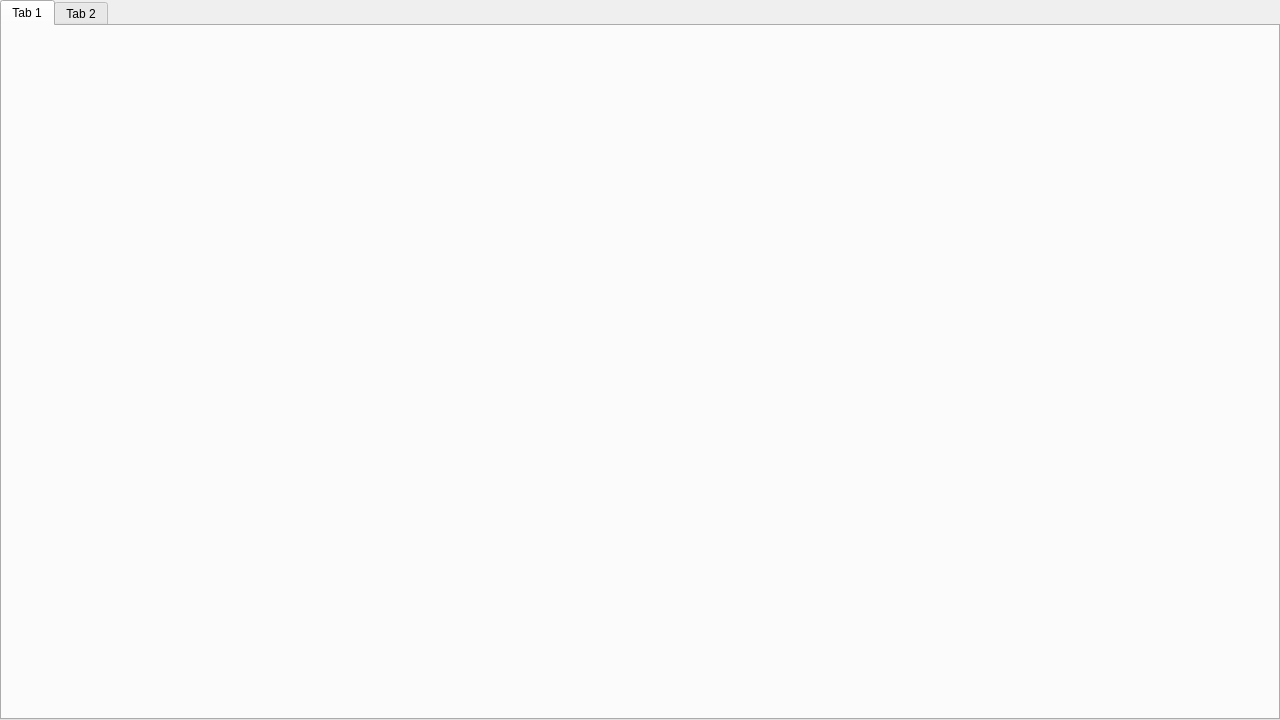
<?xml version="1.0" encoding="UTF-8"?>
<ui version="4.0">
 <class>MainWidget</class>
 <widget class="QWidget" name="MainWidget">
  <property name="geometry">
   <rect>
    <x>0</x>
    <y>0</y>
    <width>1280</width>
    <height>720</height>
   </rect>
  </property>
  <property name="windowTitle">
   <string>Form</string>
  </property>
  <layout class="QVBoxLayout" name="verticalLayout">
   <property name="leftMargin">
    <number>0</number>
   </property>
   <property name="topMargin">
    <number>0</number>
   </property>
   <property name="rightMargin">
    <number>0</number>
   </property>
   <property name="bottomMargin">
    <number>0</number>
   </property>
   <item>
    <widget class="DreamTabWidget" name="tabWidget">
     <property name="currentIndex">
      <number>0</number>
     </property>
     <widget class="QWidget" name="tab">
      <attribute name="title">
       <string>Tab 1</string>
      </attribute>
     </widget>
     <widget class="QWidget" name="tab_2">
      <attribute name="title">
       <string>Tab 2</string>
      </attribute>
     </widget>
    </widget>
   </item>
  </layout>
 </widget>
 <customwidgets>
  <customwidget>
   <class>DreamTabWidget</class>
   <extends>QTabWidget</extends>
   <header location="global">DreamTabWidget.h</header>
   <container>1</container>
  </customwidget>
 </customwidgets>
 <resources/>
 <connections/>
</ui>
